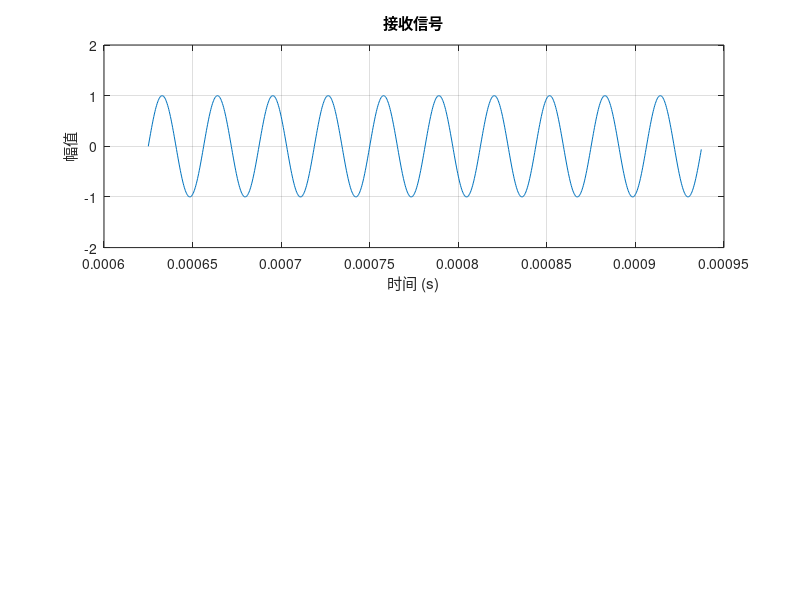

Recreate this plot in MATLAB. (Note: this script raises an error after producing the figure.)
% clc;
clear;
close all;



% ##########################常数定义##########################
% 光速 单位m/s
c = 299792458;
% pi MATLAB中pi为3.141592653589793


% ##########################信号源&接收机参数设计##########################
% 信号源频率 单位Hz
frequency = 3.2e4;

% 接收机信号采样率 单位Hz
samp_rate = 3.2e6;
% 接收机水平移动速度 单位m/s
v_rx = 10e3;

% 接收机比相相干积累序列数
coherent_integration_number = 10;
% 接收机比相相干积累正弦信号序列周期数
coherent_integration_cycles = 10;
% 接收机比相单次采样正弦信号总周期数
single_sampling_cycles = coherent_integration_number * ...
    coherent_integration_cycles;
% 接收机比相单次采样时长 单位s
single_sampling_duration = single_sampling_cycles / frequency;
% 接收机比相单次采样经过的距离 单位s
single_sampling_distance = single_sampling_duration / v_rx;

% 接收机比相间隔距离 单位m
sampling_interval = c / frequency / 2;  % 半波长
% 接收机比相间隔时间 单位s
delta_t = sampling_interval / v_rx;

% 信号采样总时长 单位s
sampling_duration = delta_t + single_sampling_duration;
% 信号采样总时长对应的距离 单位m
sampling_distance = sampling_duration / v_rx;

% 信号源与接收机比相时相对角度alpha 范围[0, 180)
alpha_angle = 23;
alpha_radian = deg2rad(alpha_angle);    % 弧度
alpha_sin = sin(alpha_radian);
alpha_cos = cos(alpha_radian);
% 信号源与接收机比相时相对距离d_r 单位m
d_relative = 20 * c / frequency;    % 20倍正弦信号波长

% 信号源投影在接收机移动方向上的距离d_v  单位m
d_vertical = d_relative * alpha_sin;
% 接收机比相首次采样完成时与信号源的相对距离d'_r 单位m
d_prime_relative = sqrt(d_vertical^2 + ...
    (sampling_interval + d_relative * alpha_cos)^2);

% 接收机比相最终采样开始时与信号源的相对距离d_start 单位m
d_start = sqrt(d_vertical^2 + ...
    (sampling_interval + d_relative * alpha_cos)^2);
% 接收机比相首次采样开始时与信号源的相对距离d'_start 单位m
d_prime_start = sqrt(d_vertical^2 + ...
    (sampling_distance + d_relative * alpha_cos)^2);

% 信号源坐标
[x_s, y_s] = deal(d_relative * alpha_cos + sampling_distance, ...
    d_vertical);


% ##########################仿真时域参数设计##########################
% 仿真时长 单位s
sim_duration = sampling_duration;
% 信号源传播至接收机首次采样开始时间点
t_prime_start = d_prime_start / c;
% 仿真时间间隔 单位s
sim_time_interval = 1 / samp_rate;
% 仿真时间向量 单位s
time_vector = t_prime_start : sim_time_interval : ...
    t_prime_start+sim_duration;



% ##########################空间网格设计##########################
% 最大采样间隔距离 单位m
d_max = v_rx / samp_rate;
% 仿真网格长度 单位m
grid_width = sampling_distance;
% 仿真网格点数
num_points_width = ceil(grid_width / d_max);



% ##########################实时仿真##########################
% 接收机初始空间坐标
[x_rx, y_rx] = deal(0, 0);

% 初始化接收到的信号数组
sig_rx = zeros(1, length(time_vector));

% 模拟接收机在每个时间点接收到的信号
for i = 1 : length(time_vector)
    % 计算接收机当前位置（从t=0开始沿X轴移动）
    x_rx = x_rx + v_rx * sim_time_interval;
    y_rx = 0;
    
    % 计算接收机和信号源的相对距离
    distance = sqrt((x_rx - x_s)^2 + (y_s - y_rx)^2);
    % 计算信号传播时间
    propagation_time = distance / c ;
    
    % 接收信号
    sig_rx(i) = sin(2 * pi * frequency * ...
        (time_vector(i) - propagation_time));
end



% 绘图
figure(1);
subplot(2, 1, 1);
plot(time_vector(1:1000), sig_rx(1:1000));
xlabel('时间 (s)');
ylabel('幅值');
title('接收信号');
ylim([-2 2]);
grid on;



% ##########################高斯加噪##########################
% 噪声参数定义
snr_value = 10;     % 信噪比SNR(dB)
% 添加噪声到信号
[sig_rx_noisy, ~] = FUNC_AddGaussianNoise(sig_rx, snr_value);



% 绘图
figure(1);
subplot(2, 1, 2);
plot(time_vector(1:1000), sig_rx_noisy(1:1000));
xlabel('时间 (s)');
ylabel('幅值');
title(['高斯加噪信号 (SNR = ' num2str(snr_value) ' dB) ']);
ylim([-2 2]);
grid on;



% ##########################测向信号截取##########################
% 比相单次采样点数
single_sampling_points = round( ...
    single_sampling_duration / sim_time_interval);
% 比相间隔点数
interval_points =  round(delta_t / sim_time_interval);

% 截取比相信号A和B
sigA = sig_rx_noisy(1 : single_sampling_points);
sigB = sig_rx_noisy((1 + interval_points) : ...
    (interval_points + single_sampling_points));
% 信号A和B分别对应的时间向量
tv_sigA = time_vector(1 : single_sampling_points);
tv_sigB = time_vector((1 + interval_points) : ...
    (interval_points + single_sampling_points));



% 绘图
figure(2);

subplot(2, 1, 1);
plot(tv_sigA, sigA);
xlabel('时间 (s)');
ylabel('幅值');
title('截取接收信号A');
ylim([-2 2]);
grid on;

subplot(2, 1, 2);
plot(tv_sigB, sigB);
xlabel('时间 (s)');
ylabel('幅值');
title('截取接收信号B');
ylim([-2 2]);
grid on;



% ##########################带通滤波##########################
% 滤波
[sigA_filtered, filter_b] = FUNC_BandpassFilter(sigA, frequency, samp_rate);
[sigB_filtered, ~] = FUNC_BandpassFilter(sigB, frequency, samp_rate);



% 绘图

% 滤波器频率响应
figure(3);
freqz(filter_b, 1, 1024, samp_rate);

% 滤波后的信号
figure(4);

subplot(2, 1, 1);
plot(tv_sigA, sigA_filtered);
xlabel('时间 (s)');
ylabel('幅值');
title('带通滤波信号A');
ylim([-2 2]);
grid on;

subplot(2, 1, 2);
plot(tv_sigB, sigB_filtered);
xlabel('时间 (s)');
ylabel('幅值');
title('带通滤波信号B');
ylim([-2 2]);
grid on;



% ##########################相干积累##########################
% 相干积累信号采样点数
coherent_integration_points = single_sampling_points / ...
    coherent_integration_cycles;
% 初始化相干积累信号数组
sigA_integration = zeros(1, coherent_integration_points);
sigB_integration = zeros(1, coherent_integration_points);
% 相干积累信号对应的时间向量
tv_sigA_integration = tv_sigA(end-coherent_integration_points+1 : end);
tv_sigB_integration = tv_sigB(end-coherent_integration_points+1 : end);

% 相干积累
for i = 1 : coherent_integration_points
    for j = 1 : coherent_integration_cycles
        point = coherent_integration_points * (j-1) + i;
        sigA_integration(i) = sigA_integration(i) + sigA_filtered(point);
        sigB_integration(i) = sigB_integration(i) + sigB_filtered(point);
    end
    sigA_integration(i) = sigA_integration(i) / ...
        coherent_integration_cycles;
    sigB_integration(i) = sigB_integration(i) / ...
        coherent_integration_cycles;
end


% 绘图
figure(5);

subplot(2, 1, 1);
plot(tv_sigA_integration, sigA_integration);
xlabel('时间 (s)');
ylabel('幅值');
title('相干积累滤波信号A');
ylim([-2 2]);
grid on;

subplot(2, 1, 2);
plot(tv_sigB_integration, sigB_integration);
xlabel('Time (s)');
ylabel('Amplitude');
title('相干积累滤波信号B');
ylim([-2 2]);
grid on;



% ##########################时延比相测向##########################
[~, doa_phase_angle] = FUNC_DF2D_SignalDelayPhaseComparing( ...
    sigB_integration, sigA_integration, frequency, ...
    delta_t, sampling_interval, c)
